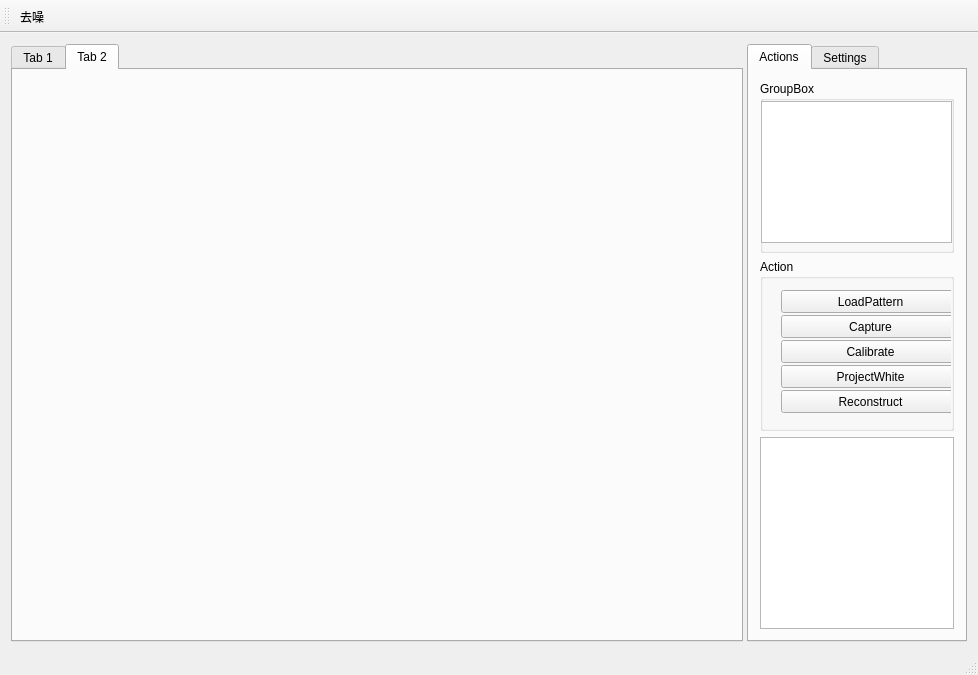
<?xml version="1.0" encoding="UTF-8"?>
<ui version="4.0">
 <class>MainWindow</class>
 <widget class="QMainWindow" name="MainWindow">
  <property name="geometry">
   <rect>
    <x>0</x>
    <y>0</y>
    <width>978</width>
    <height>675</height>
   </rect>
  </property>
  <property name="sizePolicy">
   <sizepolicy hsizetype="Preferred" vsizetype="Preferred">
    <horstretch>0</horstretch>
    <verstretch>0</verstretch>
   </sizepolicy>
  </property>
  <property name="minimumSize">
   <size>
    <width>978</width>
    <height>675</height>
   </size>
  </property>
  <property name="maximumSize">
   <size>
    <width>1800</width>
    <height>1200</height>
   </size>
  </property>
  <property name="windowTitle">
   <string>MainWindow</string>
  </property>
  <widget class="QWidget" name="centralWidget">
   <layout class="QGridLayout" name="gridLayout">
    <item row="0" column="0">
     <layout class="QHBoxLayout" name="horizontalLayout_2" stretch="0,0">
      <item>
       <widget class="QTabWidget" name="showTab">
        <property name="sizePolicy">
         <sizepolicy hsizetype="Preferred" vsizetype="Preferred">
          <horstretch>0</horstretch>
          <verstretch>0</verstretch>
         </sizepolicy>
        </property>
        <property name="minimumSize">
         <size>
          <width>732</width>
          <height>576</height>
         </size>
        </property>
        <property name="currentIndex">
         <number>1</number>
        </property>
        <widget class="QWidget" name="cameraView">
         <attribute name="title">
          <string>Tab 1</string>
         </attribute>
         <layout class="QGridLayout" name="gridLayout_6">
          <item row="0" column="0">
           <layout class="QHBoxLayout" name="horizontalLayout">
            <item>
             <widget class="QGraphicsView" name="graphicsView">
              <property name="sizePolicy">
               <sizepolicy hsizetype="Preferred" vsizetype="Preferred">
                <horstretch>0</horstretch>
                <verstretch>0</verstretch>
               </sizepolicy>
              </property>
              <property name="minimumSize">
               <size>
                <width>671</width>
                <height>532</height>
               </size>
              </property>
             </widget>
            </item>
            <item>
             <layout class="QVBoxLayout" name="verticalLayout" stretch="5,100,5,5">
              <item>
               <widget class="QToolButton" name="ZoomInToolBtn">
                <property name="sizePolicy">
                 <sizepolicy hsizetype="Preferred" vsizetype="Preferred">
                  <horstretch>0</horstretch>
                  <verstretch>0</verstretch>
                 </sizepolicy>
                </property>
                <property name="minimumSize">
                 <size>
                  <width>19</width>
                  <height>18</height>
                 </size>
                </property>
                <property name="maximumSize">
                 <size>
                  <width>25</width>
                  <height>16777215</height>
                 </size>
                </property>
                <property name="text">
                 <string>...</string>
                </property>
               </widget>
              </item>
              <item>
               <widget class="QSlider" name="zoomSlider">
                <property name="sizePolicy">
                 <sizepolicy hsizetype="Preferred" vsizetype="Preferred">
                  <horstretch>0</horstretch>
                  <verstretch>0</verstretch>
                 </sizepolicy>
                </property>
                <property name="minimumSize">
                 <size>
                  <width>0</width>
                  <height>0</height>
                 </size>
                </property>
                <property name="maximumSize">
                 <size>
                  <width>25</width>
                  <height>16777215</height>
                 </size>
                </property>
                <property name="orientation">
                 <enum>Qt::Vertical</enum>
                </property>
               </widget>
              </item>
              <item>
               <widget class="QToolButton" name="ZoomOutTBtn">
                <property name="sizePolicy">
                 <sizepolicy hsizetype="Preferred" vsizetype="Preferred">
                  <horstretch>0</horstretch>
                  <verstretch>0</verstretch>
                 </sizepolicy>
                </property>
                <property name="minimumSize">
                 <size>
                  <width>19</width>
                  <height>18</height>
                 </size>
                </property>
                <property name="maximumSize">
                 <size>
                  <width>25</width>
                  <height>16777215</height>
                 </size>
                </property>
                <property name="text">
                 <string>...</string>
                </property>
               </widget>
              </item>
              <item>
               <widget class="QToolButton" name="ResetTBtn">
                <property name="sizePolicy">
                 <sizepolicy hsizetype="Preferred" vsizetype="Preferred">
                  <horstretch>0</horstretch>
                  <verstretch>0</verstretch>
                 </sizepolicy>
                </property>
                <property name="minimumSize">
                 <size>
                  <width>19</width>
                  <height>18</height>
                 </size>
                </property>
                <property name="maximumSize">
                 <size>
                  <width>25</width>
                  <height>16777215</height>
                 </size>
                </property>
                <property name="text">
                 <string>...</string>
                </property>
               </widget>
              </item>
             </layout>
            </item>
           </layout>
          </item>
         </layout>
        </widget>
        <widget class="QWidget" name="cloudView">
         <attribute name="title">
          <string>Tab 2</string>
         </attribute>
         <layout class="QGridLayout" name="gridLayout_2">
          <item row="0" column="0">
           <widget class="QVTKWidget" name="qvtkWidget" native="true">
            <property name="layoutDirection">
             <enum>Qt::LeftToRight</enum>
            </property>
           </widget>
          </item>
         </layout>
        </widget>
       </widget>
      </item>
      <item>
       <widget class="QTabWidget" name="settingTab">
        <property name="sizePolicy">
         <sizepolicy hsizetype="Preferred" vsizetype="Preferred">
          <horstretch>0</horstretch>
          <verstretch>0</verstretch>
         </sizepolicy>
        </property>
        <property name="minimumSize">
         <size>
          <width>220</width>
          <height>576</height>
         </size>
        </property>
        <property name="maximumSize">
         <size>
          <width>220</width>
          <height>800</height>
         </size>
        </property>
        <property name="currentIndex">
         <number>0</number>
        </property>
        <widget class="QWidget" name="ActionTab">
         <property name="minimumSize">
          <size>
           <width>214</width>
           <height>551</height>
          </size>
         </property>
         <attribute name="title">
          <string>Actions</string>
         </attribute>
         <layout class="QGridLayout" name="gridLayout_5">
          <item row="0" column="0">
           <layout class="QGridLayout" name="gridLayout_4">
            <item row="0" column="0">
             <widget class="QGroupBox" name="groupBox">
              <property name="sizePolicy">
               <sizepolicy hsizetype="Ignored" vsizetype="Ignored">
                <horstretch>0</horstretch>
                <verstretch>0</verstretch>
               </sizepolicy>
              </property>
              <property name="minimumSize">
               <size>
                <width>194</width>
                <height>164</height>
               </size>
              </property>
              <property name="maximumSize">
               <size>
                <width>1000</width>
                <height>700</height>
               </size>
              </property>
              <property name="title">
               <string>GroupBox</string>
              </property>
              <widget class="QListWidget" name="reconstruction_listWidget">
               <property name="geometry">
                <rect>
                 <x>1</x>
                 <y>20</y>
                 <width>191</width>
                 <height>142</height>
                </rect>
               </property>
               <property name="sizePolicy">
                <sizepolicy hsizetype="Preferred" vsizetype="Preferred">
                 <horstretch>0</horstretch>
                 <verstretch>0</verstretch>
                </sizepolicy>
               </property>
               <property name="minimumSize">
                <size>
                 <width>180</width>
                 <height>142</height>
                </size>
               </property>
              </widget>
             </widget>
            </item>
            <item row="1" column="0">
             <widget class="QGroupBox" name="groupBox_2">
              <property name="sizePolicy">
               <sizepolicy hsizetype="Ignored" vsizetype="Ignored">
                <horstretch>0</horstretch>
                <verstretch>0</verstretch>
               </sizepolicy>
              </property>
              <property name="minimumSize">
               <size>
                <width>194</width>
                <height>163</height>
               </size>
              </property>
              <property name="maximumSize">
               <size>
                <width>400</width>
                <height>500</height>
               </size>
              </property>
              <property name="title">
               <string>Action</string>
              </property>
              <widget class="QWidget" name="layoutWidget">
               <property name="geometry">
                <rect>
                 <x>10</x>
                 <y>20</y>
                 <width>181</width>
                 <height>141</height>
                </rect>
               </property>
               <layout class="QGridLayout" name="gridLayout_3">
                <item row="2" column="0">
                 <widget class="QPushButton" name="CalibrateBtn">
                  <property name="sizePolicy">
                   <sizepolicy hsizetype="Preferred" vsizetype="Preferred">
                    <horstretch>0</horstretch>
                    <verstretch>0</verstretch>
                   </sizepolicy>
                  </property>
                  <property name="minimumSize">
                   <size>
                    <width>179</width>
                    <height>23</height>
                   </size>
                  </property>
                  <property name="text">
                   <string>Calibrate</string>
                  </property>
                 </widget>
                </item>
                <item row="3" column="0">
                 <widget class="QPushButton" name="projectWhiteBtn">
                  <property name="sizePolicy">
                   <sizepolicy hsizetype="Preferred" vsizetype="Preferred">
                    <horstretch>0</horstretch>
                    <verstretch>0</verstretch>
                   </sizepolicy>
                  </property>
                  <property name="minimumSize">
                   <size>
                    <width>179</width>
                    <height>23</height>
                   </size>
                  </property>
                  <property name="text">
                   <string>ProjectWhite</string>
                  </property>
                 </widget>
                </item>
                <item row="1" column="0">
                 <widget class="QPushButton" name="captureBtn">
                  <property name="sizePolicy">
                   <sizepolicy hsizetype="Preferred" vsizetype="Preferred">
                    <horstretch>0</horstretch>
                    <verstretch>0</verstretch>
                   </sizepolicy>
                  </property>
                  <property name="minimumSize">
                   <size>
                    <width>179</width>
                    <height>23</height>
                   </size>
                  </property>
                  <property name="text">
                   <string>Capture</string>
                  </property>
                 </widget>
                </item>
                <item row="0" column="0">
                 <widget class="QPushButton" name="loadpatternBtn">
                  <property name="sizePolicy">
                   <sizepolicy hsizetype="Preferred" vsizetype="Preferred">
                    <horstretch>0</horstretch>
                    <verstretch>0</verstretch>
                   </sizepolicy>
                  </property>
                  <property name="minimumSize">
                   <size>
                    <width>179</width>
                    <height>23</height>
                   </size>
                  </property>
                  <property name="text">
                   <string>LoadPattern</string>
                  </property>
                 </widget>
                </item>
                <item row="4" column="0">
                 <widget class="QPushButton" name="reconstructionBtn">
                  <property name="sizePolicy">
                   <sizepolicy hsizetype="Preferred" vsizetype="Preferred">
                    <horstretch>0</horstretch>
                    <verstretch>0</verstretch>
                   </sizepolicy>
                  </property>
                  <property name="minimumSize">
                   <size>
                    <width>179</width>
                    <height>23</height>
                   </size>
                  </property>
                  <property name="text">
                   <string>Reconstruct</string>
                  </property>
                 </widget>
                </item>
               </layout>
              </widget>
             </widget>
            </item>
            <item row="2" column="0">
             <widget class="QTextBrowser" name="textBrowser">
              <property name="sizePolicy">
               <sizepolicy hsizetype="Preferred" vsizetype="Preferred">
                <horstretch>0</horstretch>
                <verstretch>0</verstretch>
               </sizepolicy>
              </property>
              <property name="minimumSize">
               <size>
                <width>194</width>
                <height>192</height>
               </size>
              </property>
              <property name="maximumSize">
               <size>
                <width>400</width>
                <height>1000</height>
               </size>
              </property>
             </widget>
            </item>
           </layout>
          </item>
         </layout>
        </widget>
        <widget class="QWidget" name="SettingTab">
         <property name="minimumSize">
          <size>
           <width>214</width>
           <height>551</height>
          </size>
         </property>
         <attribute name="title">
          <string>Settings</string>
         </attribute>
         <widget class="QGroupBox" name="CalibrationBoardGroupBox">
          <property name="geometry">
           <rect>
            <x>10</x>
            <y>20</y>
            <width>191</width>
            <height>131</height>
           </rect>
          </property>
          <property name="minimumSize">
           <size>
            <width>101</width>
            <height>70</height>
           </size>
          </property>
          <property name="maximumSize">
           <size>
            <width>400</width>
            <height>400</height>
           </size>
          </property>
          <property name="title">
           <string>CalibrationBoard</string>
          </property>
          <widget class="QLabel" name="cornerLabel">
           <property name="geometry">
            <rect>
             <x>10</x>
             <y>20</y>
             <width>41</width>
             <height>16</height>
            </rect>
           </property>
           <property name="text">
            <string>Corner</string>
           </property>
          </widget>
          <widget class="QSpinBox" name="CornerHeightspinBox">
           <property name="geometry">
            <rect>
             <x>50</x>
             <y>20</y>
             <width>61</width>
             <height>22</height>
            </rect>
           </property>
          </widget>
          <widget class="QSpinBox" name="CornerWidthspinBox">
           <property name="geometry">
            <rect>
             <x>121</x>
             <y>20</y>
             <width>61</width>
             <height>22</height>
            </rect>
           </property>
          </widget>
          <widget class="QLabel" name="label">
           <property name="geometry">
            <rect>
             <x>10</x>
             <y>90</y>
             <width>61</width>
             <height>16</height>
            </rect>
           </property>
           <property name="text">
            <string>BoardType</string>
           </property>
          </widget>
          <widget class="QRadioButton" name="CheckerRadioBtn">
           <property name="geometry">
            <rect>
             <x>70</x>
             <y>80</y>
             <width>101</width>
             <height>20</height>
            </rect>
           </property>
           <property name="text">
            <string>CheckerBoard</string>
           </property>
          </widget>
          <widget class="QRadioButton" name="CircleRadioBtn">
           <property name="geometry">
            <rect>
             <x>70</x>
             <y>99</y>
             <width>101</width>
             <height>21</height>
            </rect>
           </property>
           <property name="text">
            <string>CircleBoard</string>
           </property>
          </widget>
          <widget class="QSpinBox" name="CornerHeightlengthspinBox">
           <property name="geometry">
            <rect>
             <x>49</x>
             <y>50</y>
             <width>61</width>
             <height>22</height>
            </rect>
           </property>
          </widget>
          <widget class="QLabel" name="cornerlengthlabel">
           <property name="geometry">
            <rect>
             <x>9</x>
             <y>50</y>
             <width>41</width>
             <height>16</height>
            </rect>
           </property>
           <property name="text">
            <string>length</string>
           </property>
          </widget>
          <widget class="QSpinBox" name="CornerWidthlengthspinBox">
           <property name="geometry">
            <rect>
             <x>120</x>
             <y>50</y>
             <width>61</width>
             <height>22</height>
            </rect>
           </property>
          </widget>
         </widget>
         <widget class="QGroupBox" name="ScanModeGroup">
          <property name="geometry">
           <rect>
            <x>10</x>
            <y>160</y>
            <width>191</width>
            <height>81</height>
           </rect>
          </property>
          <property name="minimumSize">
           <size>
            <width>191</width>
            <height>81</height>
           </size>
          </property>
          <property name="maximumSize">
           <size>
            <width>400</width>
            <height>500</height>
           </size>
          </property>
          <property name="title">
           <string>Scan Mode</string>
          </property>
          <widget class="QRadioButton" name="SimpleScanradioBtn">
           <property name="geometry">
            <rect>
             <x>10</x>
             <y>20</y>
             <width>91</width>
             <height>21</height>
            </rect>
           </property>
           <property name="text">
            <string>Simple Scan</string>
           </property>
          </widget>
          <widget class="QRadioButton" name="HDRScanradioBtn">
           <property name="geometry">
            <rect>
             <x>10</x>
             <y>50</y>
             <width>171</width>
             <height>16</height>
            </rect>
           </property>
           <property name="text">
            <string>High Dynamic Range Scan</string>
           </property>
          </widget>
         </widget>
         <widget class="QGroupBox" name="CameraGroupBox">
          <property name="geometry">
           <rect>
            <x>10</x>
            <y>250</y>
            <width>191</width>
            <height>81</height>
           </rect>
          </property>
          <property name="title">
           <string>Camera</string>
          </property>
          <widget class="QComboBox" name="resolutionComboBox">
           <property name="geometry">
            <rect>
             <x>78</x>
             <y>20</y>
             <width>111</width>
             <height>22</height>
            </rect>
           </property>
          </widget>
          <widget class="QLabel" name="resolutionLabel">
           <property name="geometry">
            <rect>
             <x>10</x>
             <y>20</y>
             <width>71</width>
             <height>21</height>
            </rect>
           </property>
           <property name="text">
            <string>Resolution</string>
           </property>
          </widget>
          <widget class="QLabel" name="exposureLabel">
           <property name="geometry">
            <rect>
             <x>10</x>
             <y>50</y>
             <width>61</width>
             <height>21</height>
            </rect>
           </property>
           <property name="text">
            <string>Exposure</string>
           </property>
          </widget>
          <widget class="QSlider" name="exposureSlider">
           <property name="geometry">
            <rect>
             <x>80</x>
             <y>50</y>
             <width>71</width>
             <height>22</height>
            </rect>
           </property>
           <property name="orientation">
            <enum>Qt::Horizontal</enum>
           </property>
          </widget>
          <widget class="QSpinBox" name="exposureSpinBox">
           <property name="geometry">
            <rect>
             <x>150</x>
             <y>50</y>
             <width>41</width>
             <height>22</height>
            </rect>
           </property>
          </widget>
         </widget>
        </widget>
       </widget>
      </item>
     </layout>
    </item>
   </layout>
  </widget>
  <widget class="QMenuBar" name="menuBar">
   <property name="geometry">
    <rect>
     <x>0</x>
     <y>0</y>
     <width>978</width>
     <height>23</height>
    </rect>
   </property>
  </widget>
  <widget class="QToolBar" name="mainToolBar">
   <attribute name="toolBarArea">
    <enum>TopToolBarArea</enum>
   </attribute>
   <attribute name="toolBarBreak">
    <bool>false</bool>
   </attribute>
   <addaction name="action_filter"/>
  </widget>
  <widget class="QStatusBar" name="statusBar"/>
  <action name="action_filter">
   <property name="icon">
    <iconset resource="images.qrc">
     <normaloff>:/systemImage/filter.jpg</normaloff>:/systemImage/filter.jpg</iconset>
   </property>
   <property name="text">
    <string>去噪</string>
   </property>
  </action>
 </widget>
 <layoutdefault spacing="6" margin="11"/>
 <customwidgets>
  <customwidget>
   <class>QVTKWidget</class>
   <extends>QWidget</extends>
   <header>QVTKWidget.h</header>
  </customwidget>
 </customwidgets>
 <resources>
  <include location="images.qrc"/>
 </resources>
 <connections/>
</ui>
